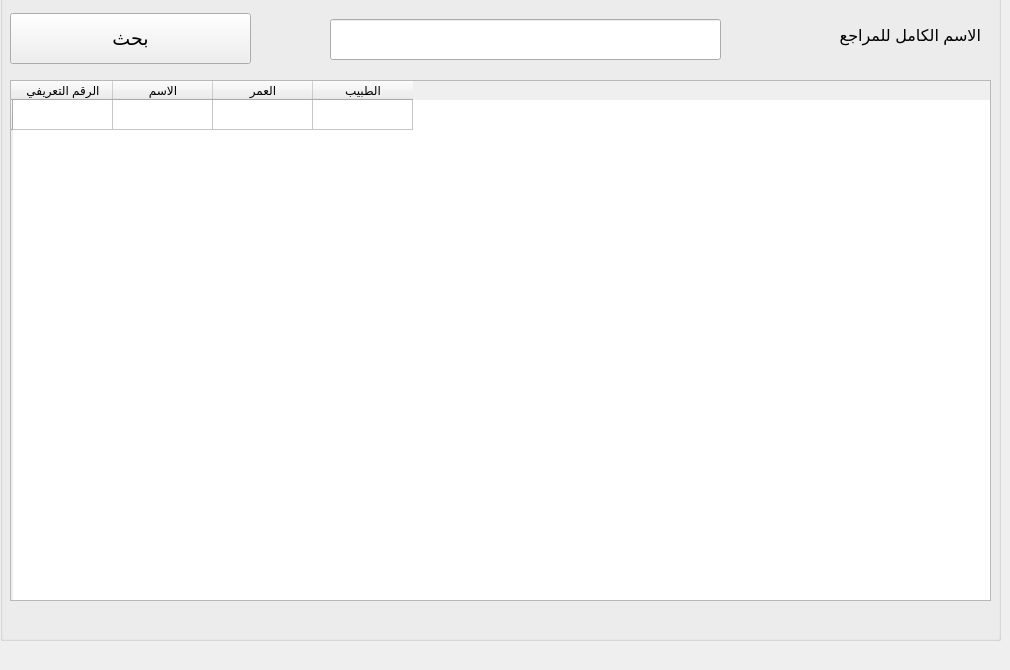
       <widget class="QWidget" name="tab_12">
        <attribute name="title">
         <string>كل المبيعات</string>
        </attribute>
        <widget class="QGroupBox" name="groupBox_8">
         <property name="geometry">
          <rect>
           <x>0</x>
           <y>-20</y>
           <width>1001</width>
           <height>661</height>
          </rect>
         </property>
         <property name="title">
          <string/>
         </property>
         <widget class="QLineEdit" name="lineEdit_25">
          <property name="geometry">
           <rect>
            <x>330</x>
            <y>39</y>
            <width>391</width>
            <height>41</height>
           </rect>
          </property>
          <property name="font">
           <font>
            <pointsize>13</pointsize>
           </font>
          </property>
          <property name="placeholderText">
           <string/>
          </property>
         </widget>
         <widget class="QPushButton" name="pushButton_19">
          <property name="geometry">
           <rect>
            <x>10</x>
            <y>33</y>
            <width>241</width>
            <height>51</height>
           </rect>
          </property>
          <property name="font">
           <font>
            <family>Segoe UI</family>
            <pointsize>14</pointsize>
           </font>
          </property>
          <property name="text">
           <string>بحث</string>
          </property>
         </widget>
         <widget class="QTableWidget" name="tableWidget_6">
          <property name="geometry">
           <rect>
            <x>10</x>
            <y>100</y>
            <width>981</width>
            <height>521</height>
           </rect>
          </property>
          <row>
           <property name="text">
            <string/>
           </property>
          </row>
          <column>
           <property name="text">
            <string>الرقم التعريفي</string>
           </property>
          </column>
          <column>
           <property name="text">
            <string>الاسم</string>
           </property>
          </column>
          <column>
           <property name="text">
            <string>العمر</string>
           </property>
          </column>
          <column>
           <property name="text">
            <string>الطبيب</string>
           </property>
          </column>
         </widget>
         <widget class="QLabel" name="label_55">
          <property name="enabled">
           <bool>true</bool>
          </property>
          <property name="geometry">
           <rect>
            <x>740</x>
            <y>30</y>
            <width>241</width>
            <height>51</height>
           </rect>
          </property>
          <property name="font">
           <font>
            <family>Segoe UI</family>
            <pointsize>12</pointsize>
            <weight>50</weight>
            <bold>false</bold>
           </font>
          </property>
          <property name="text">
           <string>الاسم الكامل للمراجع</string>
          </property>
         </widget>
        </widget>
       </widget>
